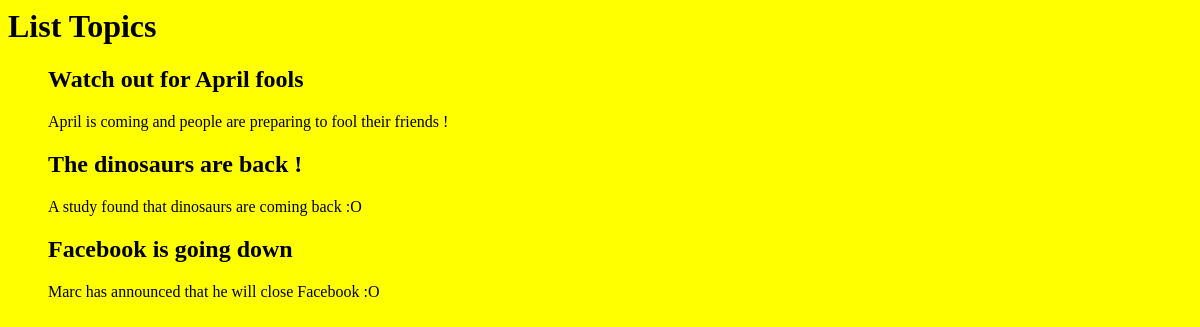
The app's page /topics/ (signed in), older data.
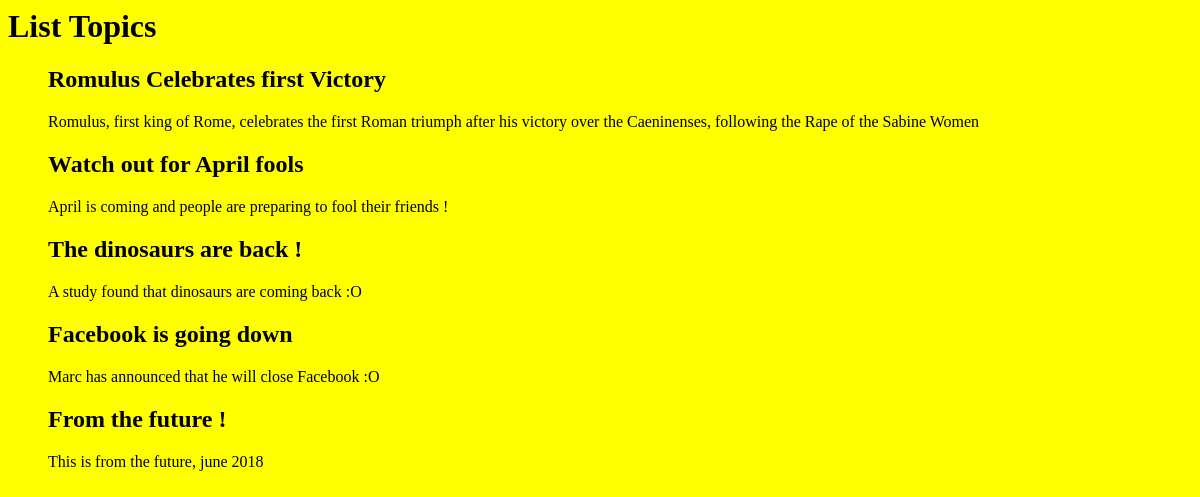
The same page, newer data.
### topics/models.py (models this page shows, shortened)
class Topic(models.Model):
    pub_date = models.DateTimeField(blank=False, null=False)
    title = models.CharField(blank=False, null=False, max_length=100)
    slug =  models.CharField(blank=False, null=False, max_length=100)
    content = models.TextField(blank=False, null=False)
    class Meta:
        db_table = 'topics'

### topics/views.py (the view)
# urls.py: path('', views.index, name='topics_list'),
def index(request):
    if request.user.is_authenticated:
        return all_topics(request)
    else:
        return redirect()

### topics/views.py (called while the page is built)
def all_topics(request):
    s = request.GET.get('sort')
    if s == None or s == '' or s not in ('recent', 'rated'):
        s = 'recent'
    if s == 'rated':
        topics = list()
    else:
        topics = Topic.objects.all().order_by('pub_date')
    return render(request, 'topics/list.html', {'topics': topics})

### topics/templates/topics/list.html (shortened to what this page needs)
{% load staticfiles %}
<!DOCTYPE>
<html>
    <head>
        <link href="{% static 'topics/style.css' %}" rel="stylesheet">
    </head>
    <body>
        <h1>List Topics</h1>
        <ul>
            {% for t in topics %}
                <article>
                    <h2>{{ t.title }}</h2>
                    <p> {{ t.content }}</p>
                </article>
            {% endfor %}
        </ul>
    </body>
</html>

### topics/static/topics/style.css (style rules this page uses)
body { background-color: yellow; }

Row changes from the older to the newer data that the page shows:
added Topic: title "Romulus Celebrates first Victory", content "Romulus, first king of Rome, celebrates the first Roman triumph after his victory over the Caeninenses, following the Rape of the Sabine Women"
added Topic: title "From the future !", content "This is from the future, june 2018"
